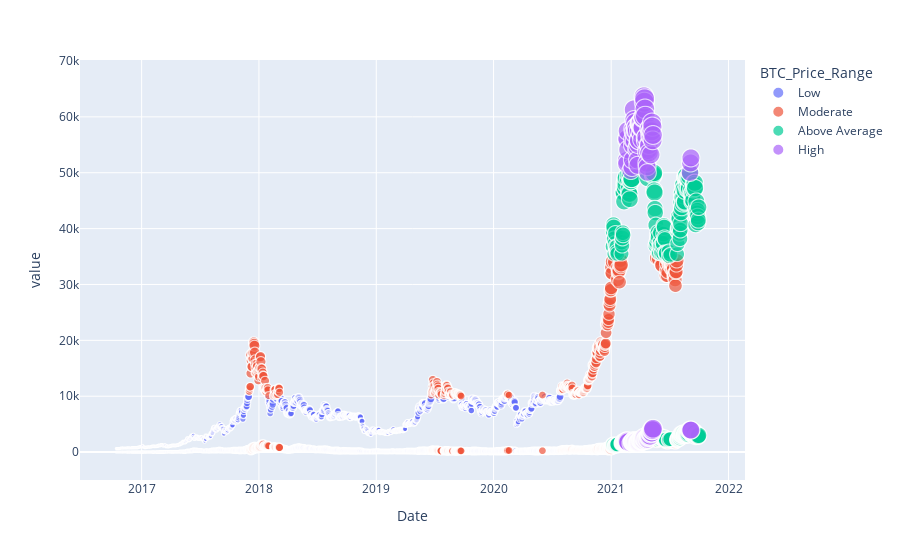

Notebook code for this chart:
### Code cell
# Create scatter plot comparing average sale price and cost of living index
px.scatter(
    merged_BTCETH_new,  # feed it the df
    x="Date",  # x, identify the desired columns
    y=["BTCUSD","ETHUSD"],  # y
    size="BTC_norm",  # z
    color="BTC_Price_Range",  # z2 - many dimensions!
)

### Figure 1 — Plotly figure (JSON) as saved in the notebook; plotly's stock layout.template omitted (floating-point values rounded to 4 significant figures; data arrays with more than 128 entries replaced by an {"elided": "..."} marker saying what was removed)
{"data": [{"hovertemplate": "BTC_Price_Range=Low<br>Date=%{x}<br>value=%{y}<br>BTC_norm=%{marker.size}<extra></extra>", "legendgroup": "Low", "marker": {"color": "#636efa", "size": {"elided": "2440 float values"}, "sizemode": "area", "sizeref": 0.0025, "symbol": "circle"}, "mode": "markers", "name": "Low", "showlegend": true, "type": "scattergl", "x": {"elided": "2440 str values"}, "xaxis": "x", "y": {"elided": "2440 float values"}, "yaxis": "y"}, {"hovertemplate": "BTC_Price_Range=Moderate<br>Date=%{x}<br>value=%{y}<br>BTC_norm=%{marker.size}<extra></extra>", "legendgroup": "Moderate", "marker": {"color": "#EF553B", "size": {"elided": "746 float values"}, "sizemode": "area", "sizeref": 0.0025, "symbol": "circle"}, "mode": "markers", "name": "Moderate", "showlegend": true, "type": "scattergl", "x": {"elided": "746 str values"}, "xaxis": "x", "y": {"elided": "746 float values"}, "yaxis": "y"}, {"hovertemplate": "BTC_Price_Range=Above Average<br>Date=%{x}<br>value=%{y}<br>BTC_norm=%{marker.size}<extra></extra>", "legendgroup": "Above Average", "marker": {"color": "#00cc96", "size": {"elided": "290 float values"}, "sizemode": "area", "sizeref": 0.0025, "symbol": "circle"}, "mode": "markers", "name": "Above Average", "showlegend": true, "type": "scattergl", "x": {"elided": "290 str values"}, "xaxis": "x", "y": {"elided": "290 float values"}, "yaxis": "y"}, {"hovertemplate": "BTC_Price_Range=High<br>Date=%{x}<br>value=%{y}<br>BTC_norm=%{marker.size}<extra></extra>", "legendgroup": "High", "marker": {"color": "#ab63fa", "size": {"elided": "150 float values"}, "sizemode": "area", "sizeref": 0.0025, "symbol": "circle"}, "mode": "markers", "name": "High", "showlegend": true, "type": "scattergl", "x": {"elided": "150 str values"}, "xaxis": "x", "y": {"elided": "150 float values"}, "yaxis": "y"}], "layout": {"autosize": true, "legend": {"itemsizing": "constant", "title": {"text": "BTC_Price_Range"}, "tracegroupgap": 0}, "margin": {"t": 60}, "xaxis": {"anchor": "y", "autorange": true, "domain": [0, 1], "range": ["2016-06-21 16:05:06.9126", "2022-02-26 20:13:49.236"], "title": {"text": "Date"}, "type": "date"}, "yaxis": {"anchor": "x", "autorange": true, "domain": [0, 1], "range": [-7888.0, 73510.0], "title": {"text": "value"}, "type": "linear"}}}
